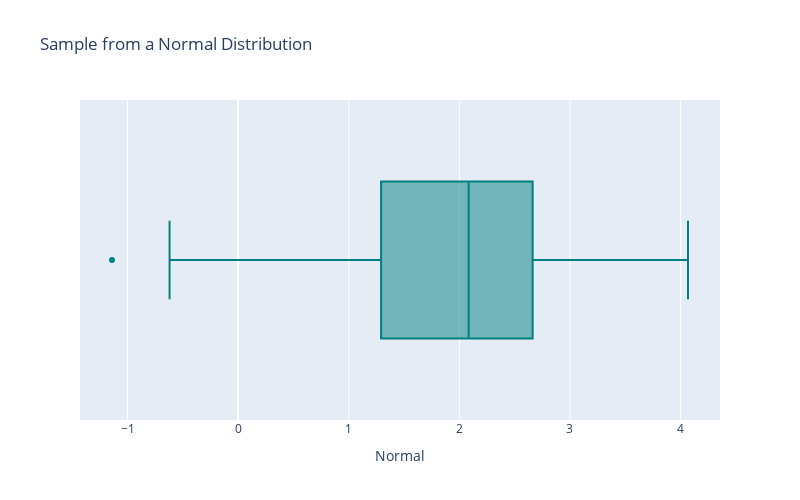

The code cell stored with this chart in its notebook:
### Markdown cell above
5. Customise the color of the bars using the input `color_discrete_sequence` as follows. Note that we have to pass a list of strings, where each string corresponds to a color.  In this case, we pass the color `teal`

### Code cell
fig = px.box(df, x="Normal", 
             color_discrete_sequence=['teal'],
                 height = 500, width = 800,
                 title='Sample from a Normal Distribution')
fig.show()

### Figure 1 — Plotly figure (JSON) as saved in the notebook; plotly's stock layout.template omitted (floating-point values rounded to 4 significant figures; data arrays with more than 128 entries replaced by an {"elided": "..."} marker saying what was removed)
{"data": [{"alignmentgroup": "True", "hovertemplate": "Normal=%{x}<extra></extra>", "legendgroup": "", "marker": {"color": "teal"}, "name": "", "notched": false, "offsetgroup": "", "orientation": "h", "showlegend": false, "type": "box", "x": {"elided": "200 float values"}, "x0": " ", "xaxis": "x", "y0": " ", "yaxis": "y"}], "layout": {"boxmode": "group", "height": 500, "legend": {"tracegroupgap": 0}, "title": {"text": "Sample from a Normal Distribution"}, "width": 800, "xaxis": {"anchor": "y", "domain": [0, 1], "title": {"text": "Normal"}}, "yaxis": {"anchor": "x", "domain": [0, 1]}}}
